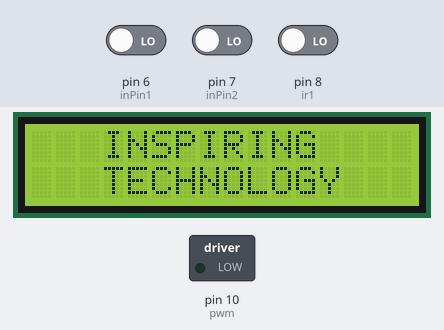
The sketch below on a simulated Arduino Uno, built with avr-gcc and run on an emulated ATmega328P. On the bench: 16×2 character LCD, switched loads named in the sketch (green lamp = pin HIGH). The inputs (shaded band) are chosen by the test bench; at power-on: pin 6 (inPin1) LOW, pin 7 (inPin2) LOW, pin 8 (ir1) LOW.

Above: at 2.1 s.
At 5.2 s:
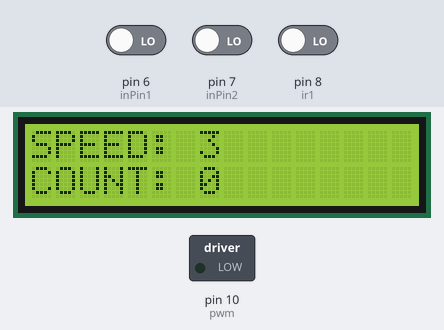
5.3 s: pin 6 (inPin1) driven HIGH
At 5.8 s:
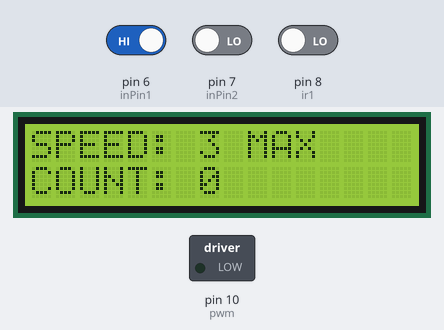
6.8 s: pin 7 (inPin2) driven HIGH
At 8.0 s:
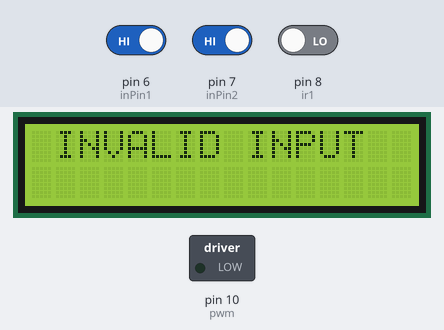
8.3 s: pin 6 (inPin1) driven LOW
At 9.7 s:
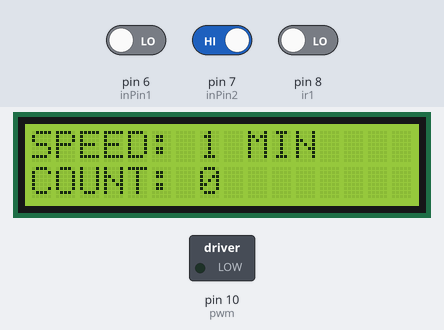
Timing chart, 0 to 11.3 s (numbered marks = the images above; inputs shaded):
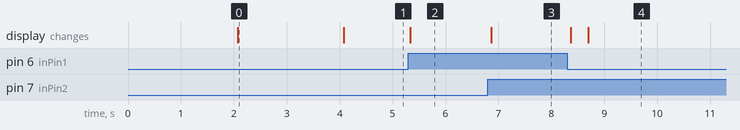

The sketch:

Optimized.ino
```cpp
#include <LiquidCrystal.h>
#define speed1 225
#define speed2 240
#define speed3 255

LiquidCrystal lcd(12, 11, 5, 4, 3, 2);
int pwm =     10;               // assigns pin 10 to variable pwm
int inPin1 =  6;                // assigns pin 6 to pushbutton 1
int inPin2 =  7;                // assigns pin 7 to pushbutton 2
int ir1 =     8;                // assigns pin 8 to IR Sensor Front 1
int ir2 =     9;                // assigns pin 9 to IR Sensor Front 2
int ir3 =     13;               // assigns pin 13 to IR Sensor Motor

int val1 = 0;          // variable for reading the pin status button 1
int val2 = 0;          // variable for reading the pin status button 2

int state= 3;          // variable for getting status of speed
int count = 0;         // variable for rotation count

long lastDebounceTime1 = 0;  // the last time the switch1 was pressed
long lastDebounceTime2 = 0;  // the last time the switch2 was pressed
long debounceDelay = 25;    // the debounce time; increase if the output is still sensitive

void setup()
{
  lcd.begin(16, 2);
  pinMode(ir1, INPUT);           // declare IR- Packet as input
  pinMode(ir2, INPUT);           // declare IR- Packet as input
  pinMode(ir3, INPUT);           // declare IR-Motor as input
  pinMode(inPin1, INPUT);        // declare pushbutton as input
  pinMode(inPin2, INPUT);        // declare pushbutton as input
  pinMode(pwm, OUTPUT);          // declares pin 10 as output

  lcd.print("     PROTO      ");
  delay(2000);
  lcd.clear();
  lcd.print("   INSPIRING    ");
  lcd.setCursor(0, 1);
  lcd.print("   TECHNOLOGY   ");
  delay(2000);
  lcd.clear();
  lcd.setCursor(0, 0);
  lcd.print("SPEED: ");lcd.print(state);
  lcd.setCursor(0, 1);
  lcd.print("COUNT: ");lcd.print(count);
}

void loop()
{
val1 = digitalRead(inPin1);
val2 = digitalRead(inPin2);

  if (val1 != 0) {
    lastDebounceTime1 = millis(); // reset the debouncing timer
    while((millis() - lastDebounceTime1) < debounceDelay);
  }

  if (val2 != 0) {
    lastDebounceTime2 = millis(); // reset the debouncing timer
    while((millis() - lastDebounceTime2) < debounceDelay);
   }


//pushButton programming--------------------------------------
  if(val1 == HIGH && val2 == LOW )  {
     if(state == 3) {

          lcd.clear();
          lcd.setCursor(0, 0);
          lcd.print("SPEED: ");lcd.print(state);lcd.print(" MAX");
          lcd.setCursor(0, 1);
          lcd.print("COUNT: ");lcd.print(count);
     }

     else  {
          state++;
          PrintMessage();
     }
  }


  else if(val1 == LOW && val2 == HIGH ) {
    if(state == 1)  {

          lcd.clear();
          lcd.setCursor(0, 0);
          lcd.print("SPEED: ");lcd.print(state);lcd.print(" MIN");
          lcd.setCursor(0, 1);
          lcd.print("COUNT: ");lcd.print(count);
    }

    else {
          state--;
          PrintMessage();
    }
  }

  else if(val1 == HIGH && val2 == HIGH ) {
          lcd.clear();
          lcd.print(" INVALID INPUT ");
          delay(100);
  }

rapid();
analogWrite(pwm, 0);
}

void rapid(){
int Set_speed=0;
if (state == 1) Set_speed=speed1;
if (state == 2) Set_speed=speed2;
if (state == 3) Set_speed=speed3;

  if( (digitalRead(ir1) == HIGH) && (digitalRead(ir2) == HIGH) )
  {
      PrintMessage();
      analogWrite(pwm, Set_speed);
      while(1){
       if (digitalRead(ir3) == 1) break;
      }

           count++;
           analogWrite(pwm, 0);
           lcd.setCursor(0, 1);
           lcd.print("COUNT: ");lcd.print(count);
            while( (digitalRead(ir1) == HIGH) && (digitalRead(ir2) == HIGH) )//rit's edit
          analogWrite(pwm, 0);
  }
}

void PrintMessage(){

  lcd.clear();
  lcd.setCursor(0, 0);
  lcd.print("SPEED: ");lcd.print(state);
  lcd.setCursor(0, 1);
  lcd.print("COUNT: ");lcd.print(count);

}
```

Measured:
- after the input at 5.3 s, the display: changes at once (image 2)
- after the input at 6.8 s, the display: changes after 0.06 s (image 3)
- after the input at 8.3 s, the display: first changes after 0.07 s (image 4 shows a later state)
- what the display in image 0 shows lasts 2.0 s, from 2.1 s to 4.1 s
